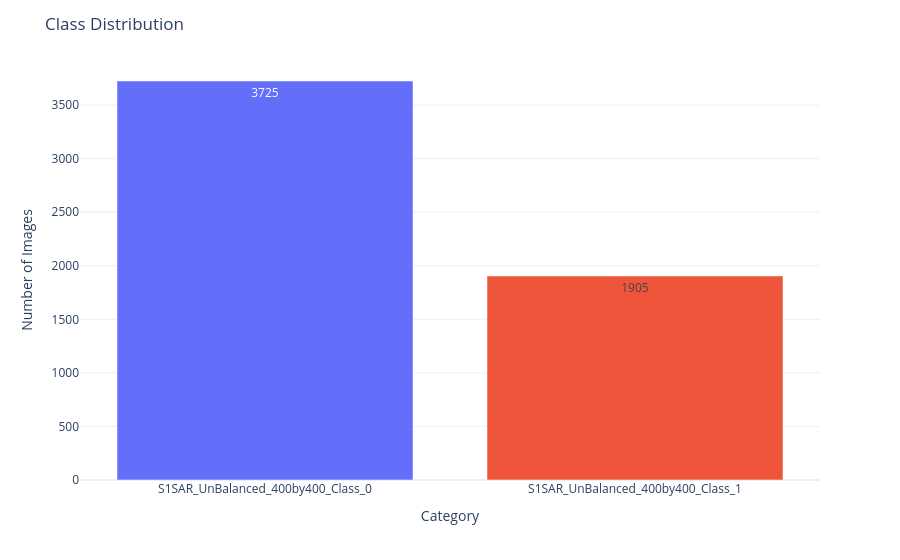

The cell this chart's notebook holds for it:
### Code cell
plot_class_distribution(DATA_DIR)

### Figure 1 — Plotly figure (JSON) as saved in the notebook; plotly's stock layout.template omitted (floating-point values rounded to 4 significant figures)
{"data": [{"hovertemplate": "Class=%{x}<br>Count=%{text}<extra></extra>", "legendgroup": "S1SAR_UnBalanced_400by400_Class_0", "marker": {"color": "#636efa", "pattern": {"shape": ""}}, "name": "S1SAR_UnBalanced_400by400_Class_0", "orientation": "v", "showlegend": true, "text": [3725.0], "textposition": "auto", "type": "bar", "x": ["S1SAR_UnBalanced_400by400_Class_0"], "xaxis": "x", "y": [3725], "yaxis": "y"}, {"hovertemplate": "Class=%{x}<br>Count=%{text}<extra></extra>", "legendgroup": "S1SAR_UnBalanced_400by400_Class_1", "marker": {"color": "#EF553B", "pattern": {"shape": ""}}, "name": "S1SAR_UnBalanced_400by400_Class_1", "orientation": "v", "showlegend": true, "text": [1905.0], "textposition": "auto", "type": "bar", "x": ["S1SAR_UnBalanced_400by400_Class_1"], "xaxis": "x", "y": [1905], "yaxis": "y"}], "layout": {"barmode": "relative", "legend": {"title": {"text": "Class"}, "tracegroupgap": 0}, "margin": {"t": 60}, "showlegend": false, "title": {"text": "Class Distribution"}, "xaxis": {"anchor": "y", "categoryarray": ["S1SAR_UnBalanced_400by400_Class_0", "S1SAR_UnBalanced_400by400_Class_1"], "categoryorder": "array", "domain": [0, 1], "title": {"text": "Category"}}, "yaxis": {"anchor": "x", "domain": [0, 1], "title": {"text": "Number of Images"}}}}
